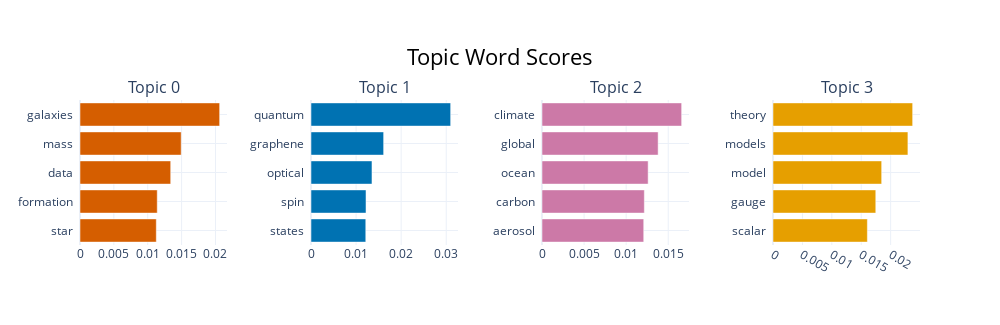

This figure's notebook cell:
### Code cell
topic_model.visualize_barchart()

### Figure 1 — Plotly figure (JSON) as saved in the notebook; plotly's stock layout.template omitted (floating-point values rounded to 4 significant figures)
{"data": [{"marker": {"color": "#D55E00"}, "orientation": "h", "type": "bar", "x": [0.01126, 0.0114, 0.01339, 0.01493, 0.02061], "xaxis": "x", "y": ["star  ", "formation  ", "data  ", "mass  ", "galaxies  "], "yaxis": "y"}, {"marker": {"color": "#0072B2"}, "orientation": "h", "type": "bar", "x": [0.01215, 0.0122, 0.01353, 0.01611, 0.03098], "xaxis": "x2", "y": ["states  ", "spin  ", "optical  ", "graphene  ", "quantum  "], "yaxis": "y2"}, {"marker": {"color": "#CC79A7"}, "orientation": "h", "type": "bar", "x": [0.01209, 0.01216, 0.01261, 0.0138, 0.0166], "xaxis": "x3", "y": ["aerosol  ", "carbon  ", "ocean  ", "global  ", "climate  "], "yaxis": "y3"}, {"marker": {"color": "#E69F00"}, "orientation": "h", "type": "bar", "x": [0.01604, 0.01747, 0.01847, 0.02293, 0.02374], "xaxis": "x4", "y": ["scalar  ", "gauge  ", "model  ", "models  ", "theory  "], "yaxis": "y4"}], "layout": {"annotations": [{"font": {"size": 16}, "showarrow": false, "text": "Topic 0", "x": 0.0875, "xanchor": "center", "xref": "paper", "y": 1, "yanchor": "bottom", "yref": "paper"}, {"font": {"size": 16}, "showarrow": false, "text": "Topic 1", "x": 0.3625, "xanchor": "center", "xref": "paper", "y": 1, "yanchor": "bottom", "yref": "paper"}, {"font": {"size": 16}, "showarrow": false, "text": "Topic 2", "x": 0.6375, "xanchor": "center", "xref": "paper", "y": 1, "yanchor": "bottom", "yref": "paper"}, {"font": {"size": 16}, "showarrow": false, "text": "Topic 3", "x": 0.9125, "xanchor": "center", "xref": "paper", "y": 1, "yanchor": "bottom", "yref": "paper"}], "height": 325, "hoverlabel": {"bgcolor": "white", "font": {"family": "Rockwell", "size": 16}}, "showlegend": false, "title": {"font": {"color": "Black", "size": 22}, "text": "Topic Word Scores", "x": 0.5, "xanchor": "center", "yanchor": "top"}, "width": 1000, "xaxis": {"anchor": "y", "domain": [0, 0.175], "showgrid": true}, "xaxis2": {"anchor": "y2", "domain": [0.275, 0.45], "showgrid": true}, "xaxis3": {"anchor": "y3", "domain": [0.55, 0.725], "showgrid": true}, "xaxis4": {"anchor": "y4", "domain": [0.825, 1], "showgrid": true}, "yaxis": {"anchor": "x", "domain": [0, 1], "showgrid": true}, "yaxis2": {"anchor": "x2", "domain": [0, 1], "showgrid": true}, "yaxis3": {"anchor": "x3", "domain": [0, 1], "showgrid": true}, "yaxis4": {"anchor": "x4", "domain": [0, 1], "showgrid": true}}}
